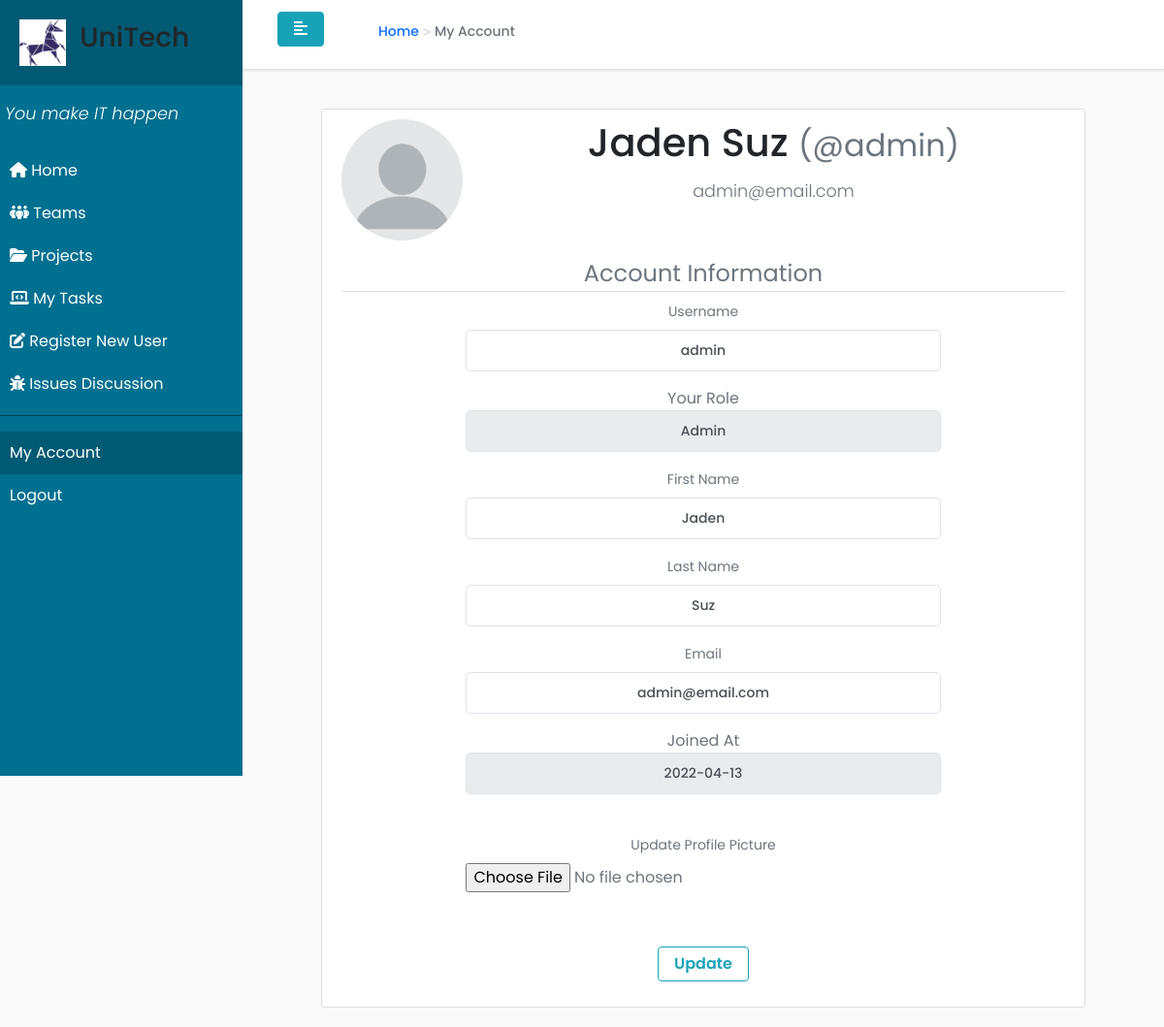
Before: /account (signed in) with the older database file.
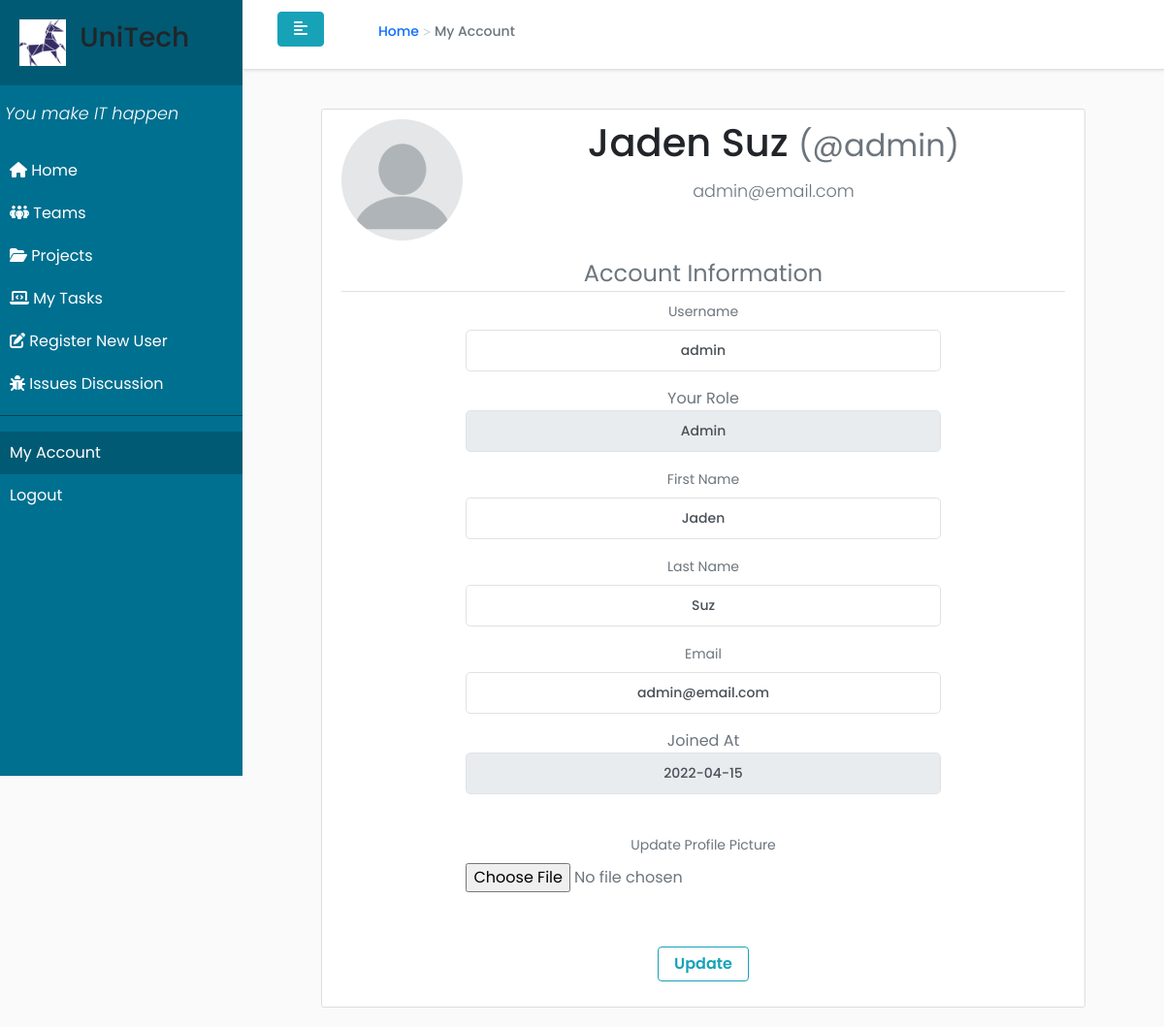
After: the same page with the newer database file.
### web_app/models.py (models this page shows, shortened)
class User(db.Model, UserMixin):
    __tablename__ = 'users'
    __table_args__ = {'extend_existing': True}
    id = db.Column(db.Integer, primary_key=True)
    email = db.Column(db.String(255), nullable=False, unique=True)
    joined_at = db.Column(db.DateTime(), default=datetime.now)
    username = db.Column(db.String(50), nullable=False, unique=True)
    password = db.Column(db.String(255), nullable=False)
    first_name = db.Column(db.String(50), nullable=False)
    last_name = db.Column(db.String(50), nullable=False)
    image_file = db.Column(db.String(20), nullable=False, default='default.jpg')
    roles = db.relationship('Role', secondary='user_roles', back_populates="users")
    teams = db.relationship('Team', secondary='team_members', back_populates="users")
    projects = db.relationship('Project', secondary='project_members', back_populates="users")
    tasks = db.relationship('Task', secondary='user_tasks', back_populates="users")
    managed_projects = db.relationship('Project', secondary='project_managers', back_populates="managers")

class Role(db.Model):
    __tablename__ = 'roles'
    __table_args__ = {'extend_existing': True}
    id = db.Column(db.Integer(), primary_key=True)
    name = db.Column(db.String(50), unique=True)
    users = db.relationship('User', secondary='user_roles', back_populates="roles")

### web_app/main/routes.py (the view)
@main.route('/account', methods=['GET', 'POST'])
@login_required
def account():
    form = UpdateAccountForm()
    if form.validate_on_submit():
        if form.picture.data:
            picture_filename = save_picture(form.picture.data)
            current_user.image_file = picture_filename
        current_user.username = form.username.data
        current_user.first_name = form.first_name.data
        current_user.last_name = form.last_name.data
        current_user.email = form.email.data
        print(current_user.username, ' ', form.username.data)
        db.session.commit()
        flash('Your account has been updated!', 'success')
        return redirect(url_for('main.account'))
    elif request.method == 'GET':
        form.username.data = current_user.username
        form.first_name.data = current_user.first_name
        form.last_name.data = current_user.last_name
        form.email.data = current_user.email
    image_file = url_for('static', filename='profile_pics/' + current_user.image_file)
    return render_template("account.html", user=current_user, image_file=image_file, form = form)

### web_app/templates/account.html (shortened to what this page needs)
{% extends "base.html" %}
{% block content %}
    <div class="row justify-content-center">
        <div class="col-10">
            <div class="content-section">
                <div class="media">
                    <img class="rounded-circle account-img" src="{{ image_file }}">
                    <div class="media-body">
                        <h2 class="account-heading">{{ current_user.first_name }} {{ current_user.last_name }} <small class="text-muted">(@{{ current_user.username }})</small></h2>
                        <p class="text-secondary">{{ current_user.email }}</p>
                    </div>
                </div>
                <form method="POST" action="" enctype="multipart/form-data">
                    <fieldset class="form-group">
                        <legend class="border-bottom mb-8">Account Information</legend>
                        <div class="row justify-content-center">
                            <div class="col-md-8">
                                <div class="form-group">
                                    {{ form.username.label(class="form-control-label") }}
                                    {% if current_user.roles[0].name in ['Admin'] %}
                                        {% if form.username.errors %}
                                            {{ form.username(class="form-control form-control-lg is-invalid") }}
                                            <div class="invalid-feedback">
                                                {% for error in form.username.errors %}
                                                    <span>{{ error }}</span>
                                                {% endfor %}
                                            </div>
                                        {% else %}
                                            {{ form.username(class="form-control form-control-lg form-center") }}
                                        {% endif %}
                                    {% else %}
                                        <span class="form-control form-control-lg form-center" readonly>{{ current_user.username }}</span>
                                    {% endif %}
                                </div>
                                <div class="form-group">
                                    <span class="form-control-label">Your Role</span>
                                    <span class="form-control form-control-lg form-center" readonly>{{ current_user.roles[0].name }}</span>
                                </div>
                                <div class="form-group">
                                    {{ form.first_name.label(class="form-control-label") }}
                                    {% if current_user.roles[0].name in ['Admin'] %}
                                        {% if form.first_name.errors %}
                                            {{ form.first_name(class="form-control form-control-lg is-invalid") }}
                                            <div class="invalid-feedback">
                                                {% for error in form.first_name.errors %}
                                                    <span>{{ error }}</span>
                                                {% endfor %}
                                            </div>
                                        {% else %}
                                            {{ form.first_name(class="form-control form-control-lg form-center") }}
                                        {% endif %}
                                    {% else %}
                                        <span class="form-control form-control-lg form-center" readonly>{{ current_user.last_name }}</span>
                                    {% endif %}
                                </div>
                                <div class="form-group">
                                    {{ form.last_name.label(class="form-control-label") }}
                                    {% if current_user.roles[0].name in ['Admin'] %}
                                        {% if form.last_name.errors %}
                                            {{ form.last_name(class="form-control form-control-lg is-invalid") }}
                                            <div class="invalid-feedback">
                                                {% for error in form.last_name.errors %}
                                                    <span>{{ error }}</span>
                                                {% endfor %}
                                            </div>
                                        {% else %}
                                            {{ form.last_name(class="form-control form-control-lg form-center") }}
                                        {% endif %}
                                    {% else %}
                                        <span class="form-control form-control-lg form-center" readonly>{{ current_user.last_name }}</span>
                                    {% endif %}
                                </div>
                                <div class="form-group">
                                    {{ form.email.label(class="form-control-label") }}
                                    {% if current_user.roles[0].name in ['Admin'] %}
                                        {% if form.email.errors %}
                                            {{ form.email(class="form-control form-control-lg is-invalid") }}
                                            <div class="invalid-feedback">
                                                {% for error in form.email.errors %}
                                                    <span>{{ error }}</span>
                                                {% endfor %}
                                            </div>
                                        {% else %}
                                            {{ form.email(class="form-control form-control-lg form-center") }}
                                        {% endif %}
                                    {% else %}
                                        <span class="form-control form-control-lg form-center" readonly>{{ current_user.email }}</span>
                                    {% endif %}
                                </div>
                                <div class="form-group">
                                    <span class="form-control-label">Joined At</span>
                                    <span class="form-control form-control-lg form-center" readonly>{{ current_user.joined_at.strftime('%Y-%m-%d') }}</span>
                                </div>
                                <br>
                                <div class="form-group">
                                    {{ form.picture.label() }}
                                    {{ form.picture(class="form-control-file") }}
                                </div>
                            </div>
                        </div>
                    </fieldset>
                    <br>
                    <div class="form-group">
                        {{ form.submit(class="btn btn-outline-info") }}
                    </div>
                </form>
            </div>
        </div>
    </div>
{% endblock content %}
{% block breadcrumb %}
    <li class="breadcrumb-item active" aria-current="page">My Account</li>
{% endblock breadcrumb %}

### web_app/templates/base.html (shortened to what this page needs)
<!DOCTYPE html>
<html lang="en">
<head>
    <link href="https://cdn.jsdelivr.net/npm/bootstrap@5.1.3/dist/css/bootstrap.min.css" rel="stylesheet">
    <link href="../static/assets/css/theme.css" rel="stylesheet" type="text/css" media="all" />
    <link rel="stylesheet" href="../static/style.css">
    <link rel="stylesheet" href="https://cdnjs.cloudflare.com/ajax/libs/malihu-custom-scrollbar-plugin/3.1.5/jquery.mCustomScrollbar.min.css">
</head>
<body>
    <div class="wrapper">
        <nav id="sidebar">
            <div class="sidebar-header">
                <div class="resize" align="left">
                    <a href="{{ url_for('main.home') }}"><img src="../static/logo.png"  style="width:3em; height:3em; display:inline"></a>
                    <a href="{{ url_for('main.home') }}"><h3 style="display:inline; padding: 10px;">UniTech</h3></a>
                </div>
            </div>
            <ul class="list-unstyled components-links links" id="menu">
                <p><em>You make IT happen</em></p>
                <li>
                    <a href="{{ url_for('main.home') }}">
                        <i class="fas fa-home"></i>
                        Home
                    </a>
                </li>
                <li>
                    <a href="{{ url_for('teams.teamss') }}">
                        <i class="fa-solid fa-people-group"></i>
                        Teams
                    </a>
                </li>
                <li>
                    <a href="{{ url_for('projects.projectss') }}">
                        <i class="fa-solid fa-folder-open"></i>
                        Projects
                    </a>
                </li>
                <li>
                    <a href="{{ url_for('views.tasks') }}">
                        <i class="fa-solid fa-laptop-code"></i>
                        My Tasks
                    </a>
                </li>
                {% if current_user.roles[0].name in ['Admin',] %}
                    <li>
                            <a href="{{ url_for('auth.register') }}">
                                <i class="fa-solid fa-pen-to-square"></i>
                                Register New User
                            </a>
                    </li>
                {% endif %}
                <li>
                    <a href="{{ url_for('views.issues') }}">
                        <i class="fa-solid fa-bug"></i>
                        Issues Discussion
                    </a>
                </li>
            </ul>
            <ul id="links" class="list-unstyled links">
                <li>
                    <a href="/account">My Account</a>
                </li>
                <li>
                    <a id="logout" href="/logout">Logout</a>
                </li>
            </ul>
        </nav>
        <main id="main">
            <div class="navbar navbar-expand-lg bg-white breadcrumb-bar">
                <div class="container-fluid">
                    <ul class="navbar-nav">
                        <li>
                            <button type="button" id="sidebarCollapse" class="btn btn-info" onClick="toggleSideNav()">
                                <i class="fas fa-align-left"></i>
                            </button>
                        </li>
                        <li>
                            <nav aria-label="breadcrumb">
                                <ol class="breadcrumb nav-link">
                                    <li class="breadcrumb-item">
                                        <a href="{{ url_for('main.home') }}">Home</a>
                                    </li>
                                    {% block breadcrumb %}{% endblock %}
                                </ol>
                            </nav>
                        </li>
                    </ul>
                </div>
            </div>
            <div class="content">
                {% block content %}{% endblock %}
            </div>
        </main>
    </div>
</body>
</html>

Changed rows visible on the page:
changed User "Jaden": joined_at "2022-04-13" → "2022-04-15"
